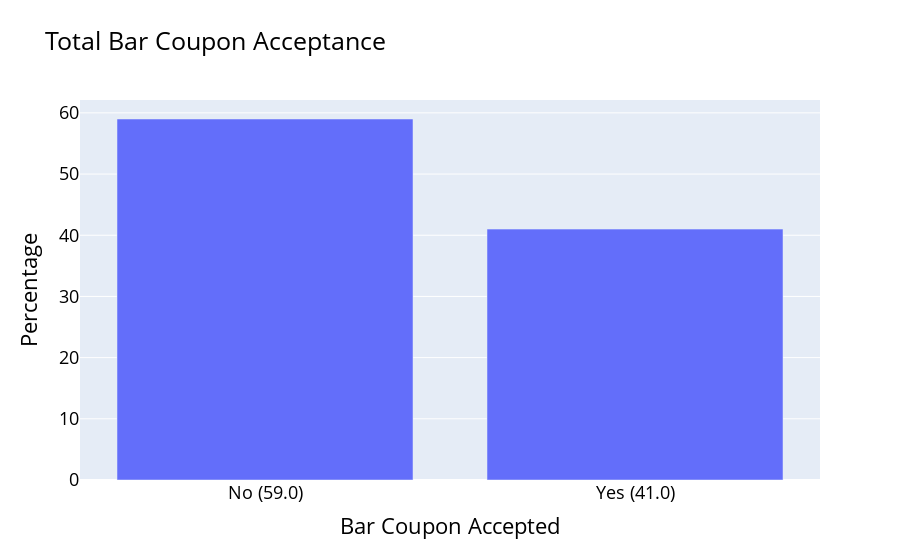

Notebook cell for this chart:
### Code cell
bar_barchart = px.bar((bar_df["Accepted"].value_counts(normalize=True)*100), title='Total Bar Coupon Acceptance')
bar_barchart.update_layout(xaxis_title='Bar Coupon Accepted', yaxis_title='Percentage', showlegend=False,
                  xaxis = dict(
                    tickmode = 'array',
                    tickvals = [0, 1],
                    ticktext = ['No (' + bar_no_avg + ')', 'Yes (' + bar_yes_avg + ')']
                    ),
                   font=dict(size=18, color="black"))

### Figure 1 — Plotly figure (JSON) as saved in the notebook; plotly's stock layout.template omitted (floating-point values rounded to 4 significant figures)
{"data": [{"alignmentgroup": "True", "hovertemplate": "variable=Accepted<br>index=%{x}<br>value=%{y}<extra></extra>", "legendgroup": "Accepted", "marker": {"color": "#636efa", "pattern": {"shape": ""}}, "name": "Accepted", "offsetgroup": "Accepted", "orientation": "v", "showlegend": true, "textposition": "auto", "type": "bar", "x": [0, 1], "xaxis": "x", "y": [59.0, 41.0], "yaxis": "y"}], "layout": {"barmode": "relative", "font": {"color": "black", "size": 18}, "legend": {"title": {"text": "variable"}, "tracegroupgap": 0}, "showlegend": false, "title": {"text": "Total Bar Coupon Acceptance"}, "xaxis": {"anchor": "y", "domain": [0, 1], "tickmode": "array", "ticktext": ["No (59.0)", "Yes (41.0)"], "tickvals": [0, 1], "title": {"text": "Bar Coupon Accepted"}}, "yaxis": {"anchor": "x", "domain": [0, 1], "title": {"text": "Percentage"}}}}
